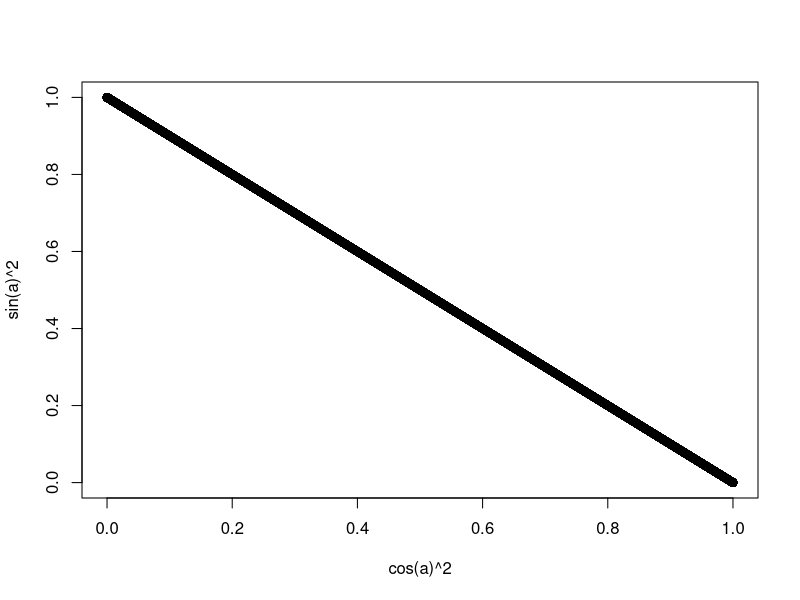
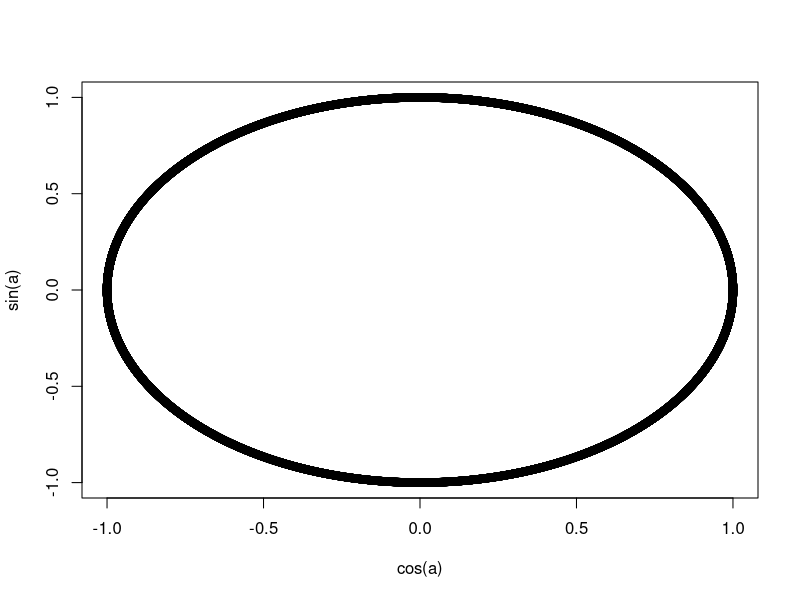

These charts were generated, in order, by the following R code:
##############################creating a unit circle######################################################

a<-seq(from=0, to= (2*pi), by=pi/10000)

b<-cos(a)^2+sin(a)^2

plot(cos(a)^2,sin(a)^2)

plot(cos(a),sin(a))